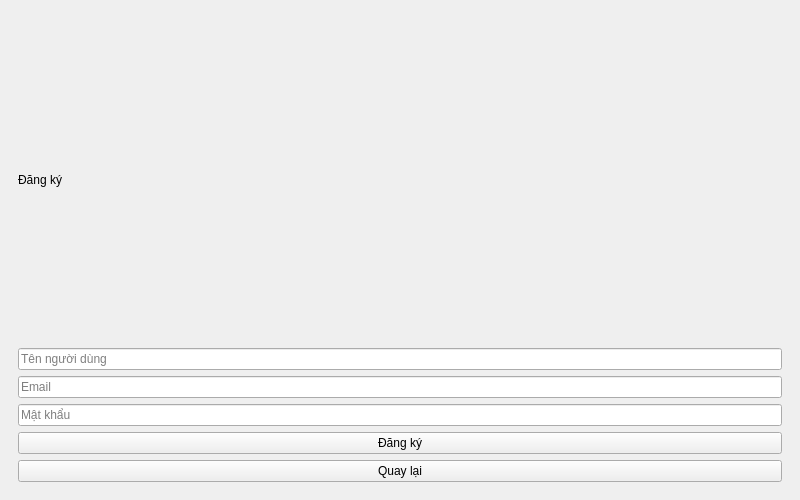
<?xml version="1.0" encoding="UTF-8"?>
<ui version="4.0">
 <class>MainWindow</class>
 <widget class="QMainWindow" name="MainWindow">
  <property name="geometry">
   <rect>
    <x>0</x>
    <y>0</y>
    <width>800</width>
    <height>500</height>
   </rect>
  </property>
  <property name="windowTitle">
   <string>BookStore PyQt</string>
  </property>
  <widget class="QWidget" name="centralwidget">
   <layout class="QVBoxLayout" name="verticalLayout">
    <item>
     <widget class="QStackedWidget" name="stackedWidget">
      <property name="currentIndex">
       <number>1</number>
      </property>
      <widget class="QWidget" name="page_login">
       <layout class="QVBoxLayout">
        <item>
         <widget class="QLabel" name="lbl_login_title">
          <property name="text">
           <string>Đăng nhập</string>
          </property>
         </widget>
        </item>
        <item>
         <widget class="QLineEdit" name="login_email">
          <property name="placeholderText">
           <string>Email</string>
          </property>
         </widget>
        </item>
        <item>
         <widget class="QLineEdit" name="login_password">
          <property name="echoMode">
           <enum>QLineEdit::Password</enum>
          </property>
          <property name="placeholderText">
           <string>Mật khẩu</string>
          </property>
         </widget>
        </item>
        <item>
         <widget class="QPushButton" name="btn_login">
          <property name="text">
           <string>Đăng nhập</string>
          </property>
         </widget>
        </item>
        <item>
         <widget class="QPushButton" name="btn_go_register">
          <property name="text">
           <string>Chưa có tài khoản? Đăng ký</string>
          </property>
         </widget>
        </item>
       </layout>
      </widget>
      <widget class="QWidget" name="page_register">
       <layout class="QVBoxLayout">
        <item>
         <widget class="QLabel" name="lbl_register_title">
          <property name="text">
           <string>Đăng ký</string>
          </property>
         </widget>
        </item>
        <item>
         <widget class="QLineEdit" name="reg_username">
          <property name="placeholderText">
           <string>Tên người dùng</string>
          </property>
         </widget>
        </item>
        <item>
         <widget class="QLineEdit" name="reg_email">
          <property name="placeholderText">
           <string>Email</string>
          </property>
         </widget>
        </item>
        <item>
         <widget class="QLineEdit" name="reg_password">
          <property name="echoMode">
           <enum>QLineEdit::Password</enum>
          </property>
          <property name="placeholderText">
           <string>Mật khẩu</string>
          </property>
         </widget>
        </item>
        <item>
         <widget class="QPushButton" name="btn_register">
          <property name="text">
           <string>Đăng ký</string>
          </property>
         </widget>
        </item>
        <item>
         <widget class="QPushButton" name="btn_back_login">
          <property name="text">
           <string>Quay lại</string>
          </property>
         </widget>
        </item>
       </layout>
      </widget>
      <widget class="QWidget" name="page_home">
       <layout class="QVBoxLayout">
        <item>
         <widget class="QLabel" name="lbl_home_title">
          <property name="text">
           <string>Danh sách sách</string>
          </property>
         </widget>
        </item>
        <item>
         <layout class="QHBoxLayout">
          <item>
           <widget class="QLineEdit" name="search_home"/>
          </item>
          <item>
           <widget class="QPushButton" name="btn_search_home">
            <property name="text">
             <string>Tìm</string>
            </property>
           </widget>
          </item>
         </layout>
        </item>
        <item>
         <widget class="QListWidget" name="list_home_books"/>
        </item>
       </layout>
      </widget>
      <widget class="QWidget" name="page_feedback">
       <layout class="QVBoxLayout">
        <item>
         <widget class="QLabel" name="lbl_fb_title">
          <property name="text">
           <string>Gửi Feedback</string>
          </property>
         </widget>
        </item>
        <item>
         <widget class="QTextEdit" name="feedback_text"/>
        </item>
        <item>
         <widget class="QPushButton" name="btn_send_feedback">
          <property name="text">
           <string>Gửi</string>
          </property>
         </widget>
        </item>
        <item>
         <widget class="QListWidget" name="list_feedbacks"/>
        </item>
       </layout>
      </widget>
      <widget class="QWidget" name="page_manage">
       <layout class="QVBoxLayout">
        <item>
         <widget class="QLabel" name="lbl_manage_title">
          <property name="text">
           <string>Quản lý sách</string>
          </property>
         </widget>
        </item>
        <item>
         <widget class="QLineEdit" name="book_title">
          <property name="placeholderText">
           <string>Tiêu đề</string>
          </property>
         </widget>
        </item>
        <item>
         <widget class="QLineEdit" name="book_author">
          <property name="placeholderText">
           <string>Tác giả</string>
          </property>
         </widget>
        </item>
        <item>
         <widget class="QLineEdit" name="book_desc">
          <property name="placeholderText">
           <string>Mô tả</string>
          </property>
         </widget>
        </item>
        <item>
         <widget class="QPushButton" name="btn_add_book">
          <property name="text">
           <string>Thêm sách</string>
          </property>
         </widget>
        </item>
        <item>
         <widget class="QListWidget" name="list_manage_books"/>
        </item>
       </layout>
      </widget>
     </widget>
    </item>
   </layout>
  </widget>
 </widget>
 <resources/>
 <connections/>
</ui>
